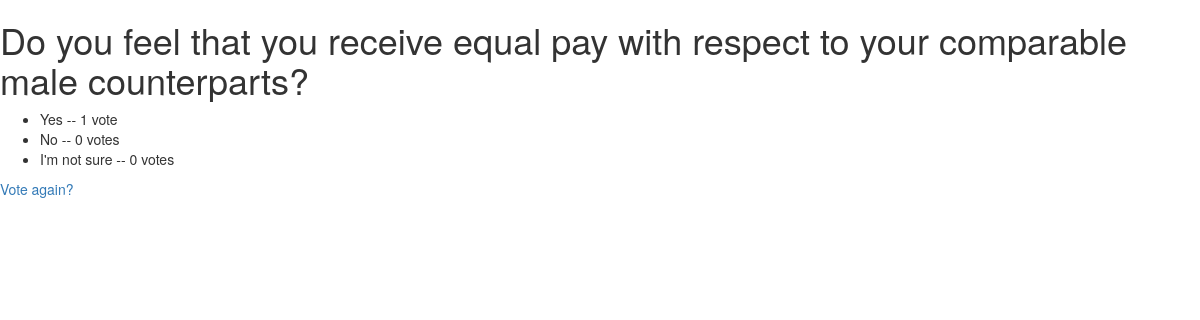
Page /polls/1/results/ on the committed database.
### polls/models.py (models this page shows, shortened)
class Question(models.Model):
    question_text = models.CharField(max_length=200)
    pub_date = models.DateTimeField('date published')

class Choice(models.Model):
    question = models.ForeignKey(Question, on_delete=models.CASCADE)
    choice_text = models.CharField(max_length=200)
    votes = models.IntegerField(default=0)

### polls/views.py (the view)
# urls.py: url(r'^(?P<pk>[0-9]+)/results/$', views.ResultsView.as_view(), name='results'),
class ResultsView(generic.DetailView):
    model = Question
    template_name = 'polls/results.html'

### polls/templates/polls/results.html
<link rel="stylesheet" href="//maxcdn.bootstrapcdn.com/bootstrap/3.2.0/css/bootstrap.min.css">
<link rel="stylesheet" href="//maxcdn.bootstrapcdn.com/bootstrap/3.2.0/css/bootstrap-theme.min.css">
<h1>{{ question.question_text }}</h1>
<ul>
{% for choice in question.choice_set.all %}
    <li>{{ choice.choice_text }} -- {{ choice.votes }} vote{{ choice.votes|pluralize }}</li>
{% endfor %}
</ul>
<a href="{% url 'polls:detail' question.id %}">Vote again?</a>

### rows in the picture
Question: question_text "Do you feel that you receive equal pay with respect to your comparable male counterparts?"
Choice: choice_text "Yes", votes "1"
Choice: choice_text "No", votes "0"
Choice: choice_text "I'm not sure", votes "0"
